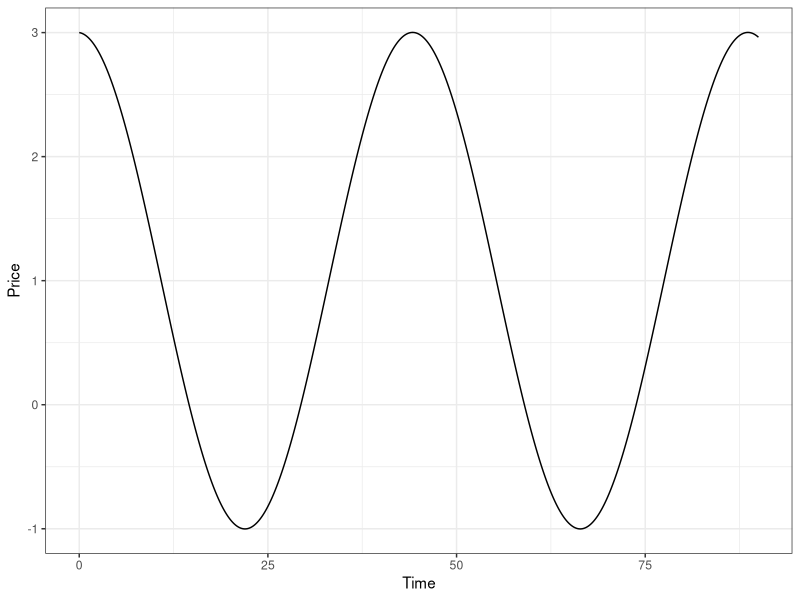
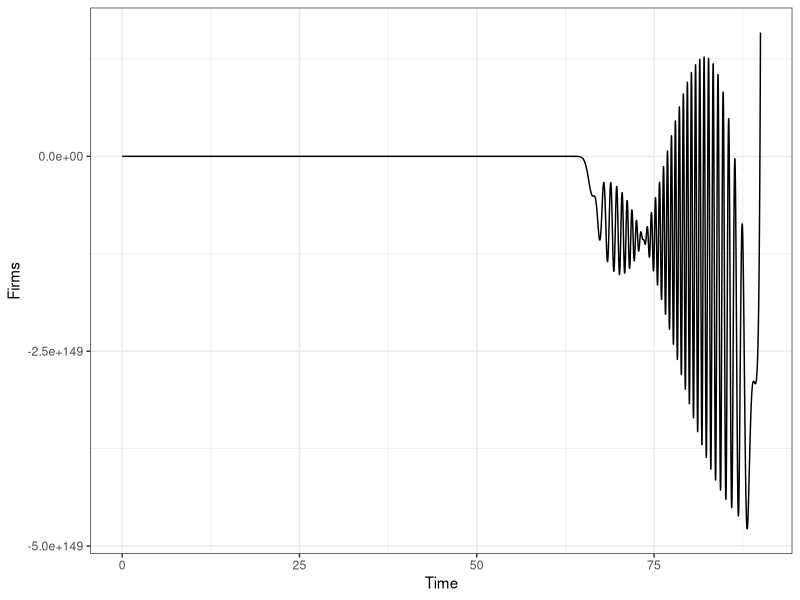
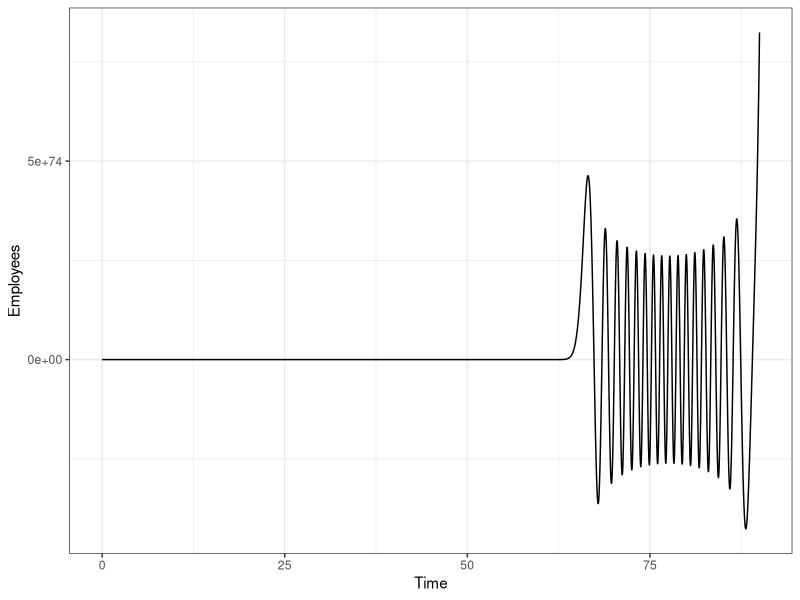
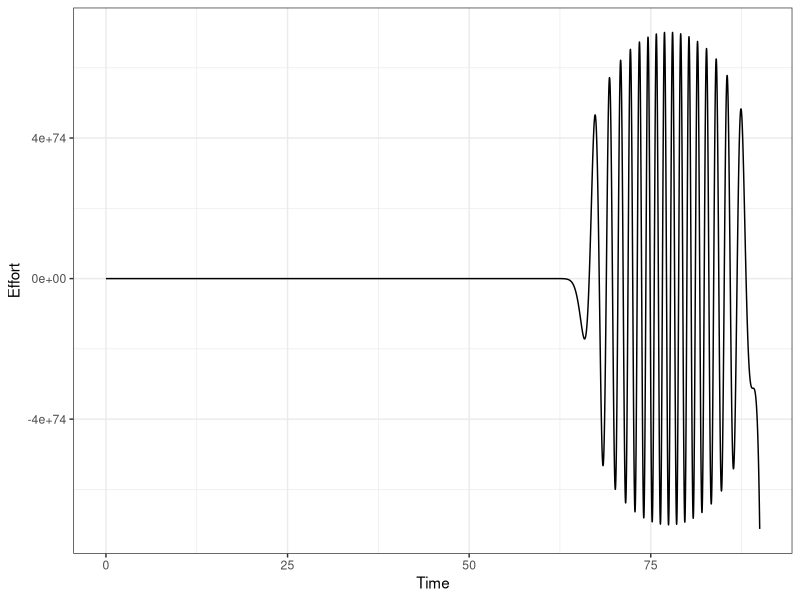
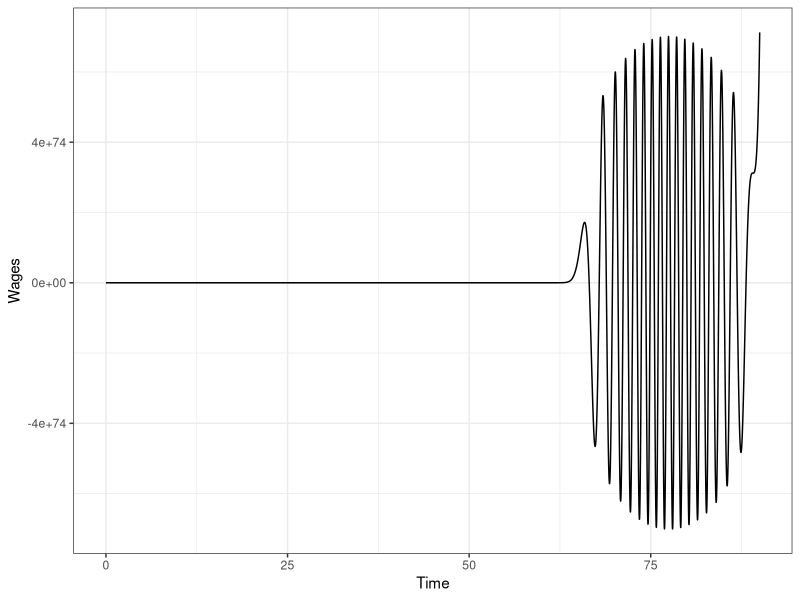
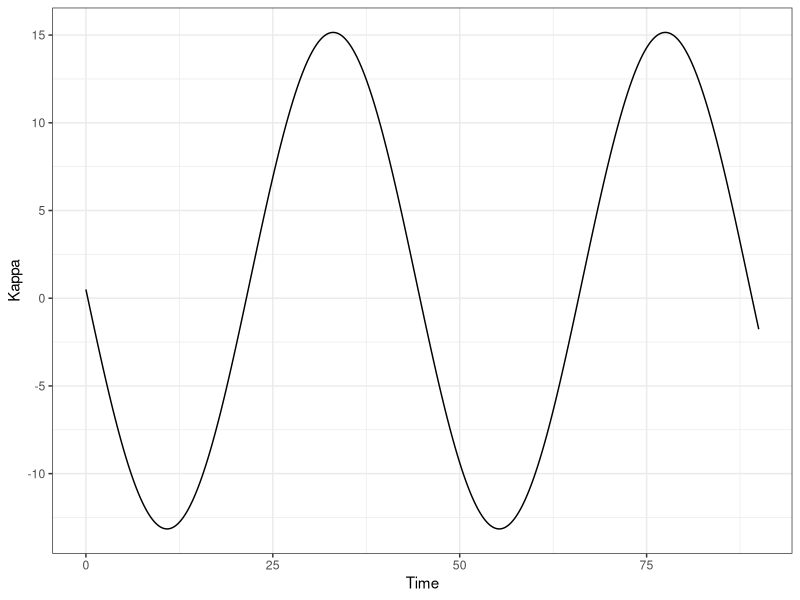
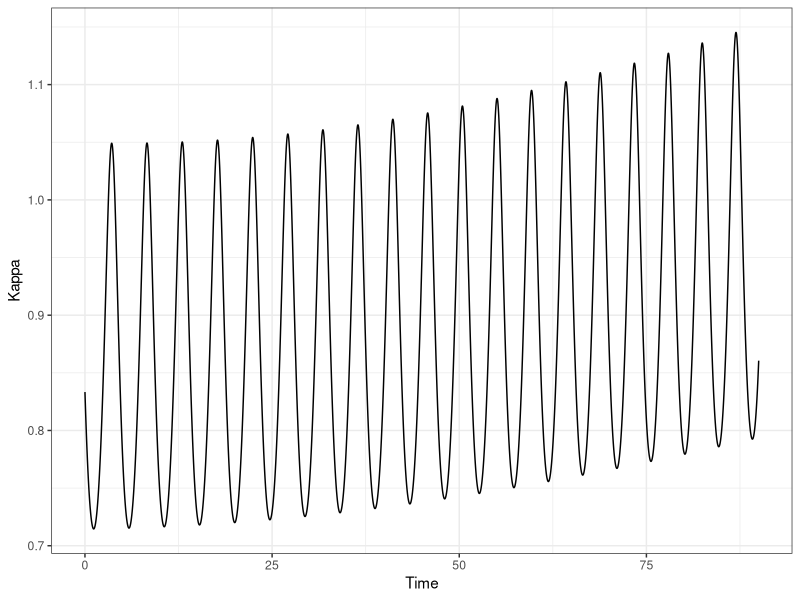
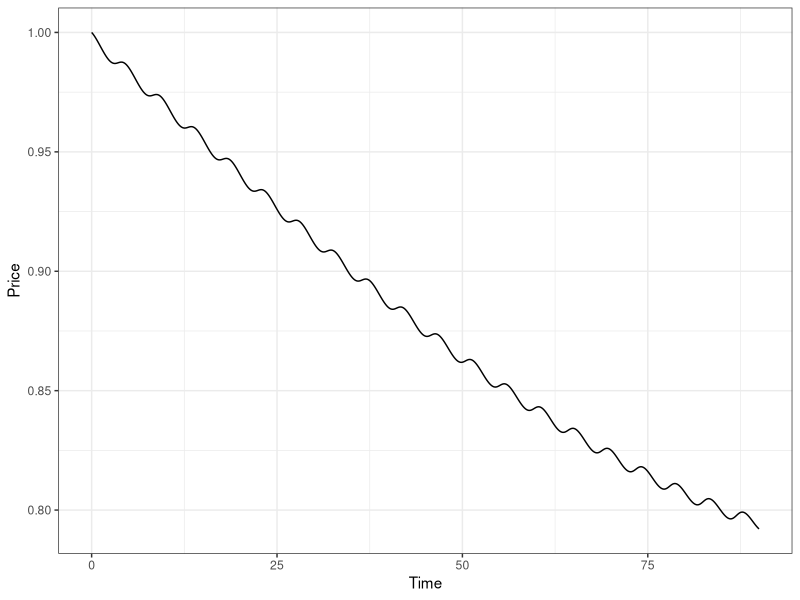

Generate these figures, in order, with R:
library(deSolve)
library(ggplot2)
library(tidyverse)

# ============== TAKE ONE ==============

# These parameters are a bit arbitrary, besides b, which is the beta variable in 
# the Gintis paper. However, changing them had no effect on the round 1 results.
parameters <- c(a = 1,
                b = .98,
                c = 1,
                g = 1.1,
                s = 1)

# Similarly, these are arbitrary, just tried with some different initial values 
# to see what happened, including those around the equilibrium. Again, didn't 
# really change the fact that kappa just explodes at some step in 20-50. 
state <- c(p = 3,
           k = 40,
           n = 10,
           kappa = 0.5,
           w = 0.6,
           e = 0.9)

economy <- function(t, state, parameters){
  with(as.list(c(state, parameters)),{
  dp <- (1 - b)*(kappa - 1)
  dk <- a*(w - g*e)
  dn <- p*k*e*kappa - w*k
  dkappa <- (c - p)/s
  dw <- kappa*(35 - k)
  de <- kappa*(k - 35)
  return(list(c(dp, dk, dn, dkappa, dw, de)))
})}

times <- seq(0, 90, by=0.01)

out <- ode(y = state, times = times, func = economy, parms = parameters)
head(out)
# We see a huge explosion in kappa right at the end of the solver's runtime -- 
# no matter what initial conditions, 
tail(out)
out

# Plotting each variable as a function of time.
out %>%
  as_tibble() %>%
  ggplot(aes(x = time, y = p)) +
  geom_line() +
  theme_bw() + 
  labs(x = "Time", y = "Price")

out %>%
  as_tibble() %>%
  ggplot(aes(x = time, y = n)) +
  geom_line() +
  theme_bw() + 
  labs(x = "Time", y = "Firms")

out %>%
  as_tibble() %>%
  ggplot(aes(x = time, y = k)) +
  geom_line() +
  theme_bw() + 
  labs(x = "Time", y = "Employees")

out %>%
  as_tibble() %>%
  ggplot(aes(x = time, y = e)) +
  geom_line() +
  theme_bw() + 
  labs(x = "Time", y = "Effort")

out %>%
  as_tibble() %>%
  ggplot(aes(x = time, y = w)) +
  geom_line() +
  theme_bw() + 
  labs(x = "Time", y = "Wages")

out %>%
  as_tibble() %>%
  ggplot(aes(x = time, y = kappa)) +
  geom_line() +
  theme_bw() + 
  labs(x = "Time", y = "Kappa")

# I calculated the "equilibrium" Jacobian by hand, on my iPad, and manually 
# inputted it here. I thought this would be easier than doing so on R.

M <- matrix(c(0,0,0,0,.02,0,
              0,0,0,-1,0,0,
              0,0,0,1,0,0,
              0,1,-1.1,0,0,0,
              -1,0,0,0,0,0,
              35,-35,35,-0.1,35,0), nrow = 6, byrow = TRUE)

# These eigenvalues unfortunately were not helpful. All the real parts were 
# zero, which gives us no information on the stability/instability of the 
# system. However, we do know that experimentally, this is not stable. Not even 
# close, really.
eigen(M)


# ============== TAKE TWO ==============

parameters <- c(a = 1,
                b = .98,
                c = 1,
                g = 1.1,
                h = 1)

state <- c(p = 1,
           k = 36,
           n = 12,
           d = 100,
           s = 120,
           w = 1.1,
           e = 1)

economy <- function(t, state, parameters){
  with(as.list(c(state, parameters)),{
    dp <- (1 - b)*((d/s) - 1)
    dk <- a*(w - g*e)
    dn <- p*k*e*(d/s) - w*k
    dd <- c - p
    ds <- h*(a*(w - g*e)*e + k*(d/s)*(k - 35))
    dw <- (d/s)*(35 - k)
    de <- (d/s)*(k - 35)
    return(list(c(dp, dk, dn, dd, ds, dw, de)))
  })}

times <- seq(0, 90, by=0.01)

out <- ode(y = state, times = times, func = economy, parms = parameters)

tail(out)

out %>%
  as_tibble() %>%
  mutate(kappa = d/s) %>%
  ggplot(aes(x = time, y = kappa)) +
  geom_line() +
  theme_bw() + 
  labs(x = "Time", y = "Kappa")

out %>%
  as_tibble() %>%
  ggplot(aes(x = time, y = p)) +
  geom_line() +
  theme_bw() + 
  labs(x = "Time", y = "Price")

out %>%
  as_tibble() %>%
  ggplot(aes(x = time, y = n)) +
  geom_line() +
  theme_bw() + 
  labs(x = "Time", y = "Firms")

out %>%
  as_tibble() %>%
  ggplot(aes(x = time, y = k)) +
  geom_line() +
  theme_bw() + 
  labs(x = "Time", y = "Employees")

out %>%
  as_tibble() %>%
  ggplot(aes(x = time, y = e)) +
  geom_line() +
  theme_bw() + 
  labs(x = "Time", y = "Effort")

out %>%
  as_tibble() %>%
  ggplot(aes(x = time, y = w)) +
  geom_line() +
  theme_bw() + 
  labs(x = "Time", y = "Wages")

out %>%
  as_tibble() %>%
  ggplot(aes(x = time, y = d)) +
  geom_line() +
  theme_bw() + 
  labs(x = "Time", y = "Demand")

out %>%
  as_tibble() %>%
  ggplot(aes(x = time, y = s)) +
  geom_line() +
  theme_bw() + 
  labs(x = "Time", y = "Supply")
